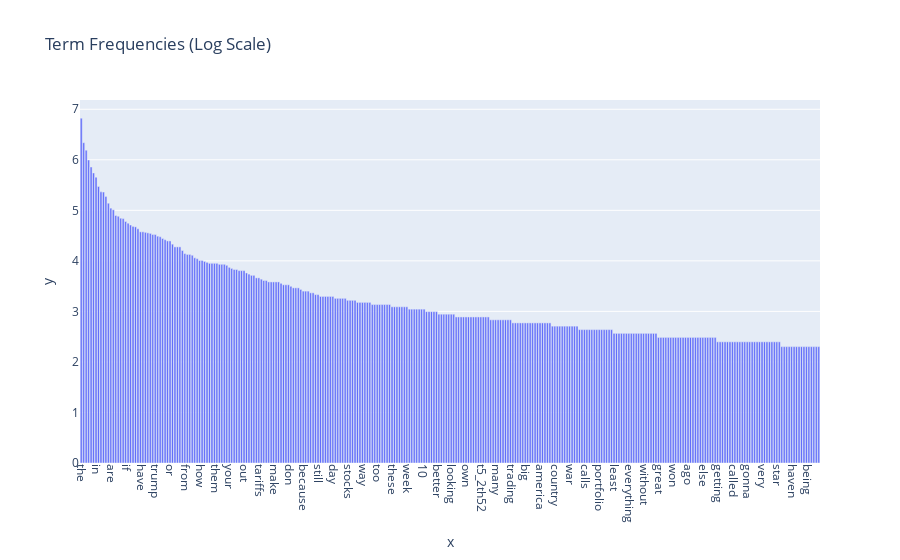

The notebook cell saved with this chart:
### Markdown cell above
### >>> **Exercise 15:**

### Code cell
# Answer here

import plotly.express as px

term_frequencies_log = np.array(term_frequencies_log)
term_freq_top300_idx = np.argsort(term_frequencies_log)[-300:][::-1]

fig = px.bar(x=count_vect.get_feature_names_out()[term_freq_top300_idx],
             y=term_frequencies_log[term_freq_top300_idx],
             title="Term Frequencies (Log Scale)")
fig.update_xaxes(tickangle=90)
fig.show()

# 改用 log scale 後，較不會被極大值影響視覺化的結果，曲線變的較平滑。

### Figure 1 — Plotly figure (JSON) as saved in the notebook; plotly's stock layout.template omitted (floating-point values rounded to 4 significant figures; data arrays with more than 128 entries replaced by an {"elided": "..."} marker saying what was removed)
{"data": [{"hovertemplate": "x=%{x}<br>y=%{y}<extra></extra>", "legendgroup": "", "marker": {"color": "#636efa", "pattern": {"shape": ""}}, "name": "", "orientation": "v", "showlegend": false, "textposition": "auto", "type": "bar", "x": {"elided": "300 str values"}, "xaxis": "x", "y": {"elided": "300 float values"}, "yaxis": "y"}], "layout": {"barmode": "relative", "legend": {"tracegroupgap": 0}, "title": {"text": "Term Frequencies (Log Scale)"}, "xaxis": {"anchor": "y", "domain": [0, 1], "tickangle": 90, "title": {"text": "x"}}, "yaxis": {"anchor": "x", "domain": [0, 1], "title": {"text": "y"}}}}
